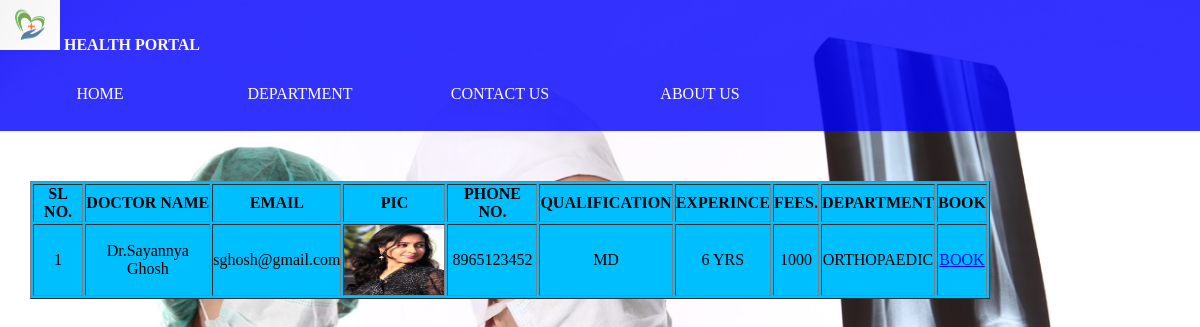
/doctorlist.php?did=1, run on the app's committed database.
### tables this page shows
CREATE TABLE `doctor_tbl` (
  `docid` int(6) NOT NULL,
  `docname` varchar(20) NOT NULL,
  `docemail` varchar(20) NOT NULL,
  `docpic` varchar(50) NOT NULL,
  `docphn` varchar(10) NOT NULL,
  `docquali` varchar(50) NOT NULL,
  `docdept` varchar(50) NOT NULL,
  `docexp` varchar(20) NOT NULL,
  `docfees` int(4) NOT NULL
);

CREATE TABLE `dept_tbl` (
  `dept_id` int(10) NOT NULL,
  `dept_name` varchar(50) NOT NULL
);

### doctorlist.php (the view, shortened to what this page needs)
<?php
$con = mysqli_connect("localhost","root","","doctor_master");
?>
<html>
	<head>
		<head>
		<link rel="stylesheet" type="text/css" href="style.css">
	</head>
	</head>
	<body>
	 <?php include("header.php");?>
							<table border="1">
                                        <thead>
											<tr>
                                            <th>SL NO.</th>
                                                <th>DOCTOR NAME</th>
												<th>EMAIL</th>
												<th>PIC </th>
												<th>PHONE NO.</th>
												<th>QUALIFICATION</th>
												<th>EXPERINCE</th>
												<th>FEES.</th>
												<th>DEPARTMENT</th>
												<th>BOOK</th>
											</tr>
										</thead>
                                        <tbody>
										<?php
											$id=$_REQUEST['did'];
										?>
                                            <?php
                                      $sql="select * from doctor_tbl where docdept='$id'";
                                      $rs=mysqli_query($con,$sql);
									  $count=1;
                                      while($d=mysqli_fetch_array($rs))
                                      {
                                             ?>
                                            <tr>
   											<td><?php echo $count;?></td>
											<td><?php echo $d['docname'];?></td>
											<td><?php echo $d['docemail'];?></td>
											<td><img src="admin/images/<?php echo $d['docpic'];?>" height="70" width="100"></td>
											<td><?php echo $d['docphn'];?></td>
											<td><?php echo $d['docquali'];?></td>
											<td><?php echo $d['docexp'];?></td>
											<td><?php echo $d['docfees'];?></td>
											<td><?php $sql1="select * from dept_tbl where dept_id=".$d['docdept'];
											$rs1=mysqli_query($con,$sql1);
											$d1=mysqli_fetch_array($rs1);
											echo $d1['dept_name'];
											?></td>
											<td><a href="booking.php?did=<?php echo $d['docid'];?>"> BOOK </a></td>
                                             <?php
											 $count++;
									  }
									  ?>
										</tbody>
									</table>
	</body>
</html>

### style.css (style rules this page uses)
* { margin:0; padding:0; }
body { background-image:url(images/doctor.jpg); background-size:cover; }
body { font-family:verdana; font:size:20px; margin:0; line-height:24px; }
table { background-color: deepskyblue; margin-top:50px; color: black; table-layout:auto; margin-left:30px; width:80%; text-align:center; }

### doctorlist.php (style rules this page uses)
body { background-image:url(admin/uploadpics/7.jpg); background-repeat: no-repeat; background-size: cover; background-position:center; margin:0; font:size:20px; line-height:24px; }

### data on the page
doctor_tbl: docname "Dr.Sayannya Ghosh", docemail "sghosh@gmail.com", docpic (picture), docphn "8965123452", docquali "MD", docexp "6 YRS", docfees "1000", dept_tbl.dept_name "ORTHOPAEDIC"
